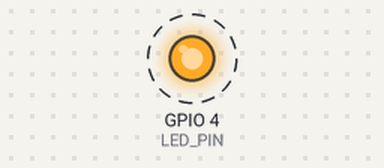
This sketch was run on a simulated ESP32. Shown: output pins drawn as LEDs (lit = HIGH). Dashed ring = blinking. WiFi joins after 1.5 s; servers stay silent unless stated; what the sketch prints to the serial monitor is not drawn.

Above: at 2.0 s.
Timing chart, 0 to 6.1 s (numbered marks = the images above):
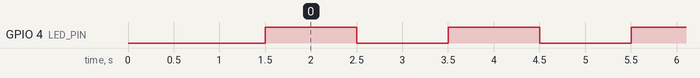

Measured:
- by itself, GPIO 4 (LED_PIN): alternates HIGH for 1.0 s and LOW for 1.0 s

The sketch:

ota-and-telnet.ino
```cpp
#include <WiFi.h>
#include <ESPmDNS.h>
#include <ArduinoOTA.h>

const int LED_PIN = 4;

#include "secrets.h"  // credentials (gitignored; see secrets.example.h)

// Telnet Server
WiFiServer telnetServer(23);
WiFiClient telnetClient;

void ledBlink() {
  digitalWrite(LED_PIN, HIGH);
  telnetClient.println("LED ON");
  delay(1000);

  digitalWrite(LED_PIN, LOW);
  telnetClient.println("LED OFF");
  delay(1000);
}

void setup() {
  pinMode(LED_PIN, OUTPUT);

  Serial.begin(115200);

  // Setup WiFi
  WiFi.begin(ssid, password);
  Serial.print("Connecting to WiFi");
  while (WiFi.status() != WL_CONNECTED) {
    delay(500);
    Serial.print(".");
  }
  Serial.println("\nWiFi Connected!");

  // Start OTA
  ArduinoOTA.setHostname("esp32-OTA");
  ArduinoOTA.setPassword("admin");
  ArduinoOTA.begin();

  // Start Telnet Server
  telnetServer.begin();
  telnetServer.setNoDelay(true);

  Serial.println("Telnet Server started at: " + WiFi.localIP().toString());
}

void loop() {
  ArduinoOTA.handle();

  // Check telnet connection
  if (telnetServer.hasClient()) {
    if (!telnetClient || !telnetClient.connected()) {
      if (telnetClient) telnetClient.stop();
      telnetClient = telnetServer.available();

      telnetClient.println("=== Telnet Connected ===\n");
    }
  }

  // Led Blink with Telnet Log
  ledBlink();
}
```

secrets.example.h
```cpp
// Copy this file to secrets.h and fill in your own values.
#pragma once

const char *ssid = "REDACTED";
const char *password = "REDACTED";
```
